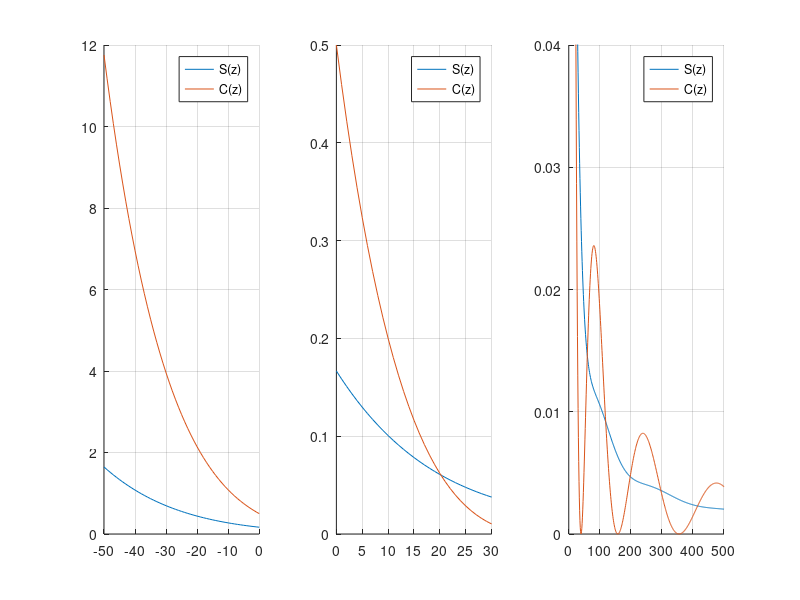

Source code (MATLAB): (Note: this script raises an error after producing the figure.)
clear
close all
clc

r0 = 10000; % [km]
v0 = 10; % [km/s]
theta0 = 30*pi/180; % [rad]
mu = 398600; % [km^3/s^2]
e = roots([1, 2*cos(theta0)-cos(theta0)*r0*v0^2/mu, 1-r0*v0^2/mu]);
e = e(e>=0);
h = sqrt(r0*mu*(1+e*cos(theta0)));
a = h^2/mu/(1-e^2);
alpha = 1/a;
vr0 = mu/h*e*sin(theta0);

%% Find Universal Anomaly
dt = 3600; % [s] fix this
S = @(z) [((sinh(sqrt(-z(z<0)))-sqrt(-z(z<0)))./sqrt(-z(z<0)).^3), 1/6*z(z==0)^0, ((sqrt(z(z>0))-sin(sqrt(z(z>0))))./sqrt(z(z>0)).^3)];
C = @(z) [(cosh(sqrt(-z(z<0)))-1)./-z(z<0), 1/2*z(z==0)^0, (1-cos(sqrt(z(z>0))))./z(z>0)];
figure;
subplot(1,3,1);
hold on; grid on;
z = -50:0;
plot(z, S(z)); hold on; grid on; plot(z, C(z));
legend("S(z)", "C(z)");
subplot(1,3,2);
hold on; grid on;
z = 0:30;
plot(z, S(z)); hold on; grid on; plot(z, C(z));
legend("S(z)", "C(z)");
subplot(1,3,3);
hold on; grid on;
z = 0:500;
plot(z, S(z)); hold on; grid on; plot(z, C(z));
legend("S(z)", "C(z)");
ylim([0,0.04]);

S_d = @(z) 1/(2*z) * (C(z)-3*S(z));
C_d = @(z) 1/(2*z) * (1-z*S(z)-2*C(z));



f = @(Kai) r0*vr0/sqrt(mu)*Kai^2*C(alpha*Kai^2) + (1-alpha*r0)*Kai^3*S(alpha*Kai^2) + r0*Kai - sqrt(mu)*dt;
f_d = @(Kai) 2*r0*vr0/sqrt(mu)*Kai*C(alpha*Kai^2) + r0*vr0/sqrt(mu)*Kai^2*C_d(alpha*Kai^2)*(2*alpha*Kai) + 3*(1-alpha*r0)*Kai^2*S(alpha*Kai^2) + (1-r0*alpha)*Kai^3*S_d(alpha*Kai^2)*(2*alpha*Kai) + r0;
Kai = newton_raphson(f, f_d, sqrt(mu)*abs(alpha)*dt, 1e-6)
F0 = 2*atanh(sqrt((e-1)/(e+1))*tan(theta0/2))
F = F0 + Kai/sqrt(-a)
theta = 2*atan(sqrt((e+1)/(e-1))*tanh(F/2))
disp(theta*180/pi)

